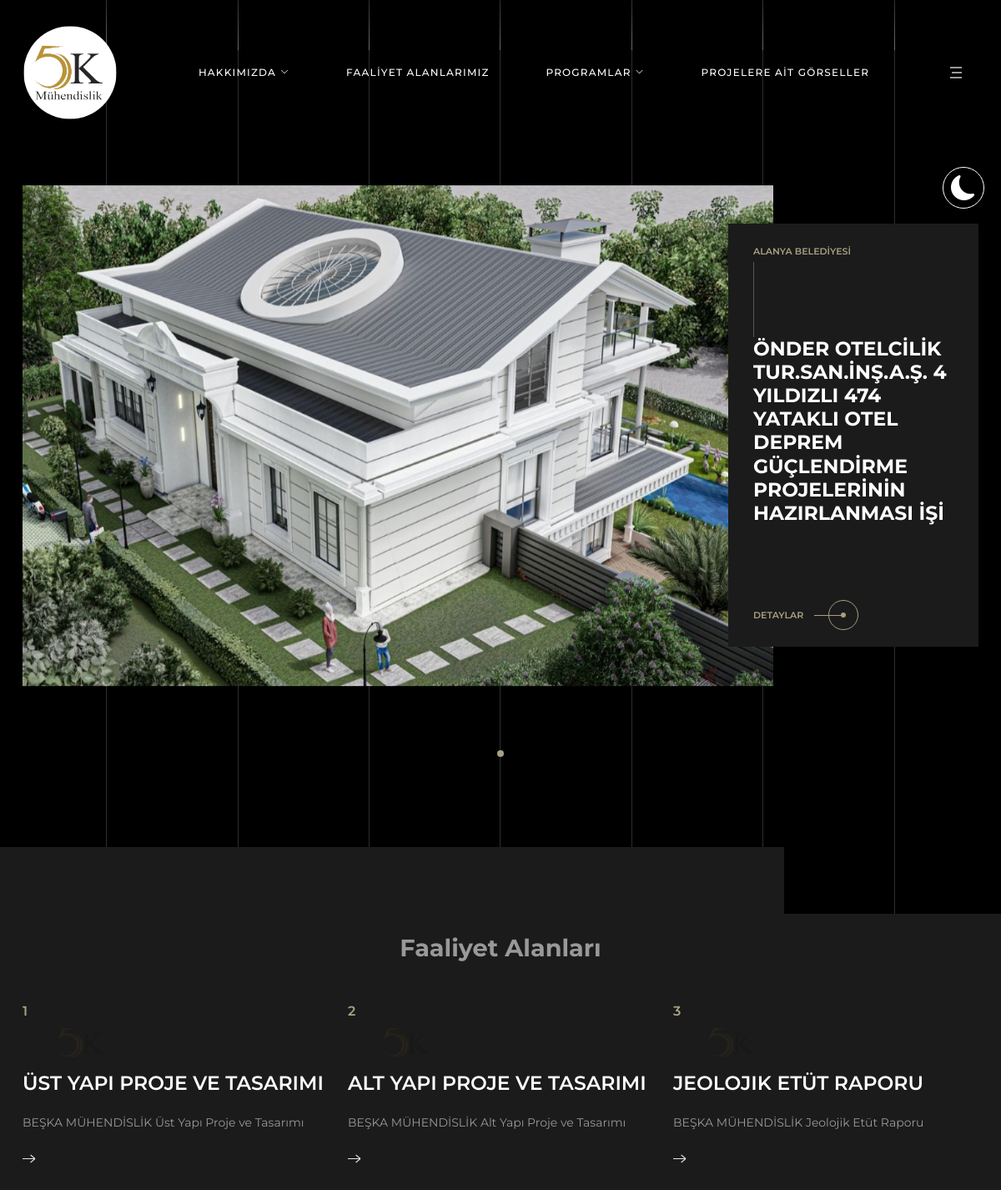
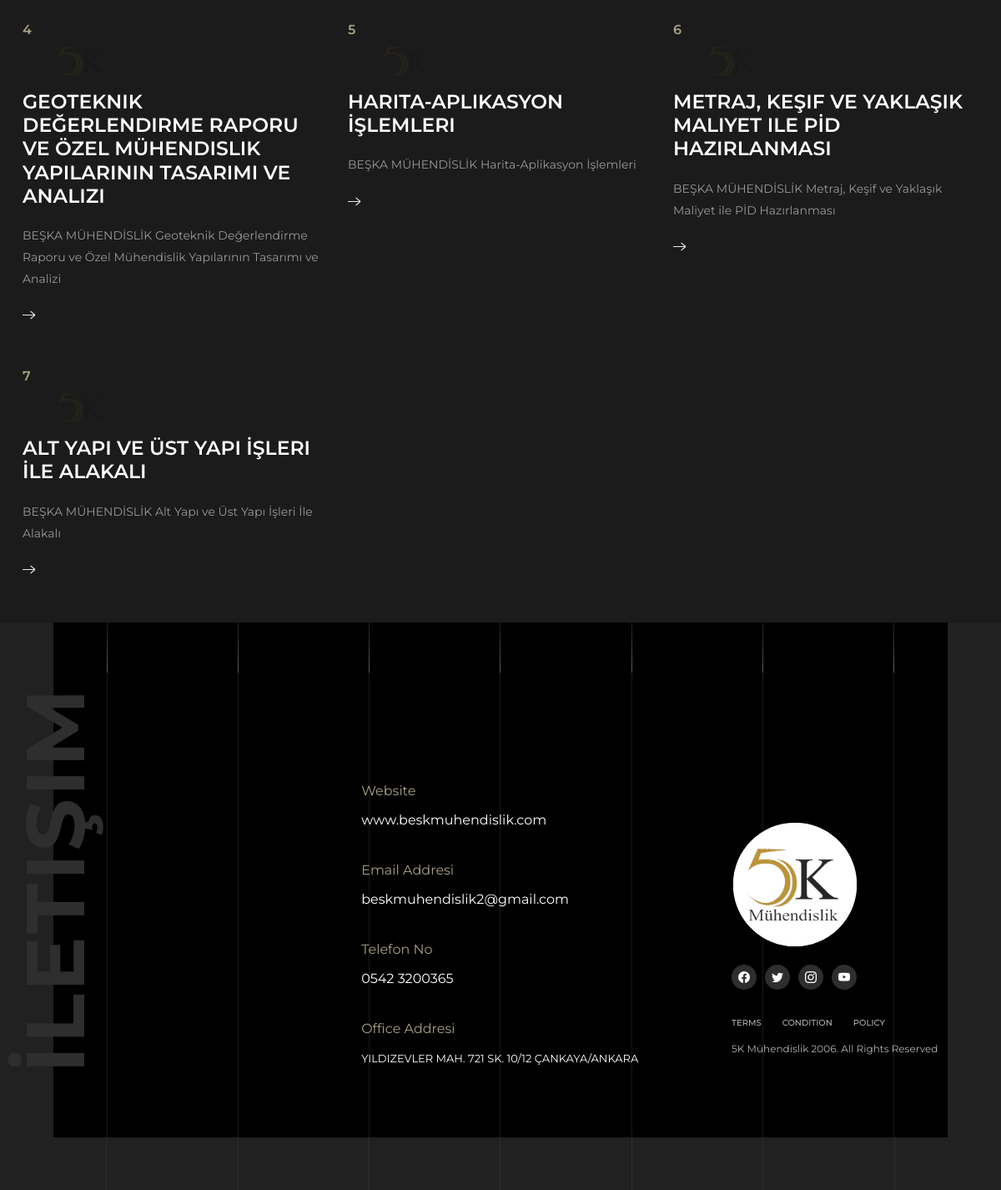
The page / on the database its author committed (2 pictures, top to bottom).
### BESK/models.py (models this page shows, shortened)
class Proje(models.Model):
    year = models.CharField(("Proje Yılı"), max_length=4)
    team = models.ForeignKey("Team", verbose_name=("Proje Sorumlusu"), on_delete=models.CASCADE, blank=True, null=True)
    ulke = models.CharField(("Ülke"), max_length=50, blank=True, null=True)
    sehir = models.CharField(("Sehir"), max_length=50, blank=True, null=True)
    name = models.CharField(("Proje Adı"), max_length=255)
    who = models.CharField(("Proje Kimin?"), max_length=255)
    start = models.CharField(("Proje Başlama Tarihi"), max_length=10)
    finish = models.CharField(("Proje Bitiş Tarihi"), max_length=10)
    price = models.DecimalField(("Proje Tutarı"), max_digits=9, decimal_places=2)
    image = models.FileField(("Proje Görseli"), upload_to=None, max_length=100, blank=True, null=True)
    image1 = models.FileField(("Proje Görseli"), upload_to=None, max_length=100, blank=True, null=True)
    image2 = models.FileField(("Proje Görseli"), upload_to=None, max_length=100, blank=True, null=True)

class Faaliyet(models.Model):
    name = models.CharField(("Faaliyet Alanları"), max_length=255)

### BESK/views.py (the view)
# urls.py: path('', index, name='index'),
def index(request):
    projeler = Proje.objects.all()
    faaliyetler = Faaliyet.objects.all()
    context = {
        'projeler' : projeler,
        'faaliyetler' : faaliyetler,
    }
    return render(request, 'besk/index.html', context)

### BESK/templates/besk/index.html (shortened to what this page needs)
{% extends 'besk/base.html' %}
    {% block content %}
        <main class="wrapper">
            <div class="theme_slider bg-black">
                <div class="container">
                    <div class="swiper swiper_theme_slider" style="z-index: 1;">
                        <div class="swiper-wrapper">
                            {% for proje in  projeler %}
                                <div class="swiper-slide">
                                    <div class="slider" style="background-size: 900px 600px; background-repeat:no-repeat; background-image: url('{{proje.image.url}}')">
                                        <div class="slide_content">
                                            <div class="slide_content_wrapper mb-0 h-auto bg-dark-100">
                                                <div class="slide_content_inner">
                                                    <div class="meta m-0">
                                                        <div class="category text-olive text-uppercase">{{ proje.who }}</div>
                                                    </div>
                                                    <h4><a href="{% url 'projedetail' proje.id %}" class="text-white">{{ proje.name }}</a></h4>
                                                    <div class="details_link">
                                                        <a href="{% url 'projedetail' proje.id %}">
                                                            <span class="link_text">Detaylar</span>
                                                            <span class="link_icon">
                                                                <span class="line"></span>
                                                                <span class="dot"></span>
                                                            </span>
                                                        </a>
                                                    </div>
                                                </div>
                                            </div>
                                        </div>
                                    </div>
                                </div>
                            {% endfor %}
                        </div>
                        <div class="swiper-pagination"></div>
                        <div class="swiper-navigation" style="z-index: 999;">
                        </div>
                    </div>
                </div>
                <div class="divider_bg bg-dark-100"></div>
            </div>
            <section class="services bg-dark-100 pt-4 pb-0" style="z-index: 1;">
                <div class="container">
                    <h3 class="text-center mb-5"> Faaliyet Alanları </h3>
                    <div class="row">
                        {% for faaliyet in faaliyetler %}
                            <div class="col-lg-4 mb-5" data-aos="fade-up" data-aos-duration="500">
                                <div class="icon_box">
                                    <h6>{{ faaliyet.id }}</h6>
                                    <img src="../static/img/icon_box/d1.svg" alt="Icon Box" class="dark">
                                    <h4 class="text-white"><a href="service-details.html">{{ faaliyet.name }}</a></h4>
                                    <p class="text-gray-600">BEŞKA MÜHENDİSLİK {{ faaliyet.name }}</p>
                                    <div class="arrow_effect">
                                        <a href="service-details.html"><span class="crossline1"></span></a>
                                    </div>
                                </div>
                            </div>
                        {% endfor %}
                    </div>
                </div>
            </section>
        </main>
        {% include 'besk/part/__footer.html' %}
        <ul class="grid_lines d-none d-md-flex justify-content-between" style="z-index: 0;">
        </ul>
    {% endblock %}

### BESK/templates/besk/base.html (shortened to what this page needs)
{% load static %}
<!DOCTYPE html>
<html lang="zxx">
    <head>
        <link rel="stylesheet" href="{% static 'css/style.css' %}">
        <link rel="stylesheet" href="{% static 'plugins/menu/ma5-menu.css' %}">
        <link rel="stylesheet" href="{% static 'plugins/swiper/swiper-bundle.min.css' %}">
    </head>
    <body class="bg-dark">
        {% include 'besk/part/__header.html' %}
        {% block content %}
        {% endblock content %}
    </body>
</html>

### BESK/templates/besk/part/__header.html (shortened to what this page needs)
{% load static %}
<div id="mode_switcher">
    <span><i class="bi bi-moon-fill"></i></span>
</div>
<header class="header">
    <div class="container">
        <div class="header_inner d-flex align-items-center justify-content-between">
            <div class="logo">
                <a href="{% url 'index' %}" class="light_logo"><img src="{% static 'img/logo-light.svg' %}" alt="logo"></a>
            </div>
            <nav class="mainnav d-none d-lg-block" style="z-index: 999;">
                <ul class="main_menu">
                    <li class="menu-item menu-item-has-children"><a href="#">HAKKIMIZDA</a>
                    </li>
                    <li class="menu-item"><a href="{% url 'faaliyet' %}">FAALİYET ALANLARIMIZ</a></li>
                    <li class="menu-item menu-item-has-children"><a href="#">PROGRAMLAR</a>
                    </li>
                    <li class="menu-item"><a href="{% url 'projeimage' %}">PROJELERE AİT GÖRSELLER</a></li>
                </ul>
            </nav>
            <div class="header_right_part d-flex align-items-center" style="z-index: 999;">
                <button class="aside_open">
                    <span class="line"></span>
                    <span class="line"></span>
                    <span class="line"></span>
                </button>
            </div>
        </div>
    </div>
</header>

### BESK/templates/besk/part/__footer.html (shortened to what this page needs)
<footer class="footer bg-dark-200 box_padding">
    <div class="footer_inner bg-black" data-aos="zoom-in" data-aos-duration="1000">
        <div class="container">
            <div class="row align-items-end">
                <div class="col-lg-4 col-md-2 col-sm-2">
                    <div class="section-header" data-aos="fade-right" data-aos-duration="1000">
                        <h2>İletişim</h2>
                    </div>
                </div>
                <div class="col-lg-4 col-md-5 col-sm-5">
                    <div class="communication">
                        <div class="info_body" data-aos="fade-up" data-aos-duration="500">
                            <h6>Website</h6>
                            <h5>www.beskmuhendislik.com</h5>
                        </div>
                        <div class="info_body" data-aos="fade-up" data-aos-duration="700">
                            <h6>Email Addresi</h6>
                            <h5>beskmuhendislik2@gmail.com</h5>
                        </div>
                        <div class="info_body" data-aos="fade-up" data-aos-duration="900">
                            <h6>Telefon No</h6>
                            <h5>0542 3200365</h5>
                        </div>
                        <div class="info_body" data-aos="fade-up" data-aos-duration="1100">
                            <h6>Office Addresi</h6>
                            <h5 style="font-size:small;">YILDIZEVLER MAH. 721 SK. 10/12 ÇANKAYA/ANKARA</h5>
                        </div>
                    </div>
                </div>
                <div class="col-lg-4 col-md-5 col-sm-5">
                    <div class="footer_elements d-flex align-items-center justify-content-end">
                        <div class="footer_elements_inner">
                            <div class="footer_logo" data-aos="fade-up" data-aos-duration="500">
                                <a href="index.html" class="light_logo"><img src="../static/img/logo-light.svg" alt="logo"></a>
                            </div>
                            <div class="footer_social">
                                <ul class="social_list">
                                    <li class="facebook" data-aos="fade-up" data-aos-duration="500"><a href="#"><i class="bi bi-facebook"></i></a></li>
                                    <li class="twitter" data-aos="fade-up" data-aos-duration="700"><a href="#"><i class="bi bi-twitter"></i></a></li>
                                    <li class="instagram" data-aos="fade-up" data-aos-duration="900"><a href="#"><i class="bi bi-instagram"></i></a></li>
                                    <li class="youbetube" data-aos="fade-up" data-aos-duration="1100"><a href="#"><i class="bi bi-youtube"></i></a></li>
                                </ul>
                            </div>
                            <div class="terms_condition">
                                <ul>
                                    <li data-aos="fade-up" data-aos-duration="1300"><a href="#">Terms</a></li>
                                    <li data-aos="fade-up" data-aos-duration="1500"><a href="#">Condition</a></li>
                                    <li data-aos="fade-up" data-aos-duration="1700"><a href="#">Policy</a></li>
                                </ul>
                            </div>
                            <div class="copyright" data-aos="fade-up" data-aos-duration="2000">
                                <p>5K Mühendislik 2006. All Rights Reserved</p>
                            </div>
                        </div>
                    </div>
                </div>
            </div>
        </div>
        <ul class="grid_lines d-none d-md-flex justify-content-between">
        </ul>
    </div>
</footer>

### rows shown on the page
Proje: image (picture), who "ALANYA BELEDİYESİ", name "ÖNDER OTELCİLİK TUR.SAN.İNŞ.A.Ş. 4 YILDIZLI 474 YATAKLI OTEL DEPREM GÜÇLENDİRME PROJELERİNİN HAZIRLANMASI İŞİ"
Faaliyet: id "1", name "ÜST YAPI PROJE VE TASARIMI", name "Üst Yapı Proje ve Tasarımı"
Faaliyet: id "2", name "ALT YAPI PROJE VE TASARIMI", name "Alt Yapı Proje ve Tasarımı"
Faaliyet: id "3", name "JEOLOJIK ETÜT RAPORU", name "Jeolojik Etüt Raporu"
Faaliyet: id "4", name "GEOTEKNIK DEĞERLENDIRME RAPORU VE ÖZEL MÜHENDISLIK YAPILARININ TASARIMI VE ANALIZI", name "Geoteknik Değerlendirme Raporu ve Özel Mühendislik Yapılarının Tasarımı ve Analizi"
Faaliyet: id "5", name "HARITA-APLIKASYON İŞLEMLERI", name "Harita-Aplikasyon İşlemleri"
Faaliyet: id "6", name "METRAJ, KEŞIF VE YAKLAŞIK MALIYET ILE PİD HAZIRLANMASI", name "Metraj, Keşif ve Yaklaşık Maliyet ile PİD Hazırlanması"
Faaliyet: id "7", name "ALT YAPI VE ÜST YAPI İŞLERI İLE ALAKALI", name "Alt Yapı ve Üst Yapı İşleri İle Alakalı"
